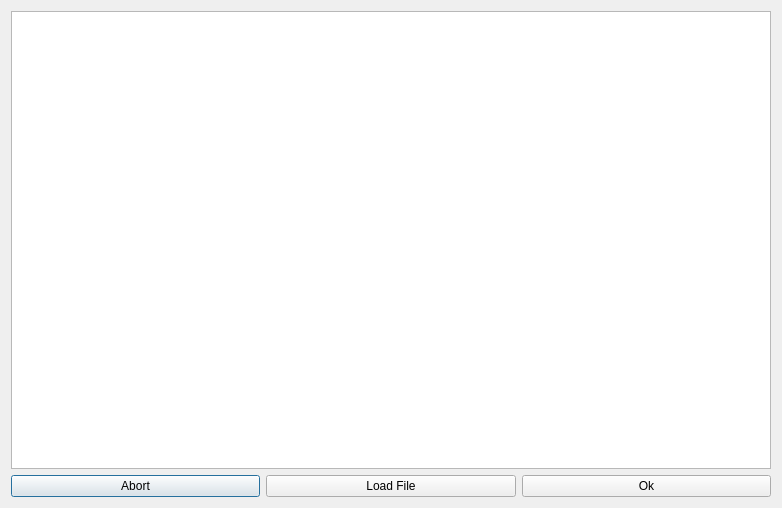
<?xml version="1.0" encoding="UTF-8"?>
<ui version="4.0">
 <class>Dialog</class>
 <widget class="QDialog" name="Dialog">
  <property name="geometry">
   <rect>
    <x>0</x>
    <y>0</y>
    <width>782</width>
    <height>508</height>
   </rect>
  </property>
  <property name="windowTitle">
   <string>Dialog</string>
  </property>
  <layout class="QHBoxLayout" name="horizontalLayout">
   <item>
    <layout class="QVBoxLayout" name="verticalLayout">
     <item>
      <widget class="QTextEdit" name="textEditbuffer"/>
     </item>
     <item>
      <layout class="QHBoxLayout" name="horizontalLayout_2">
       <item>
        <widget class="QPushButton" name="pushButtonAbort">
         <property name="text">
          <string>Abort</string>
         </property>
        </widget>
       </item>
       <item>
        <widget class="QPushButton" name="pushButtonLoadFile">
         <property name="text">
          <string>Load File</string>
         </property>
        </widget>
       </item>
       <item>
        <widget class="QPushButton" name="pushButtonOK">
         <property name="text">
          <string>Ok</string>
         </property>
        </widget>
       </item>
      </layout>
     </item>
    </layout>
   </item>
  </layout>
 </widget>
 <resources/>
 <connections/>
</ui>
